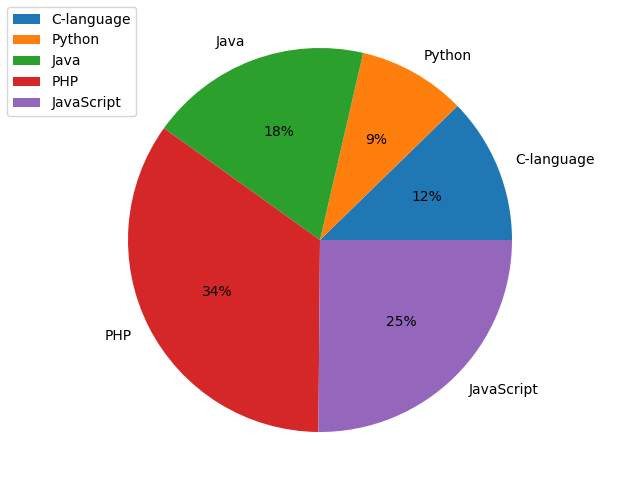

Python code for this plot:
# Import the module
import matplotlib.pyplot as plt
import numpy as np

fig = plt.figure()
ax = fig.add_axes([0, 0, 1, 1])
ax.axis("equal")
lang = ["C-language", "Python", "Java", "PHP", "JavaScript"]
stud = [23, 17, 35, 65, 47]
ax.pie(stud, labels=lang, autopct="%1.d%%")
plt.legend()
# show the graph using the show() function
plt.show()
